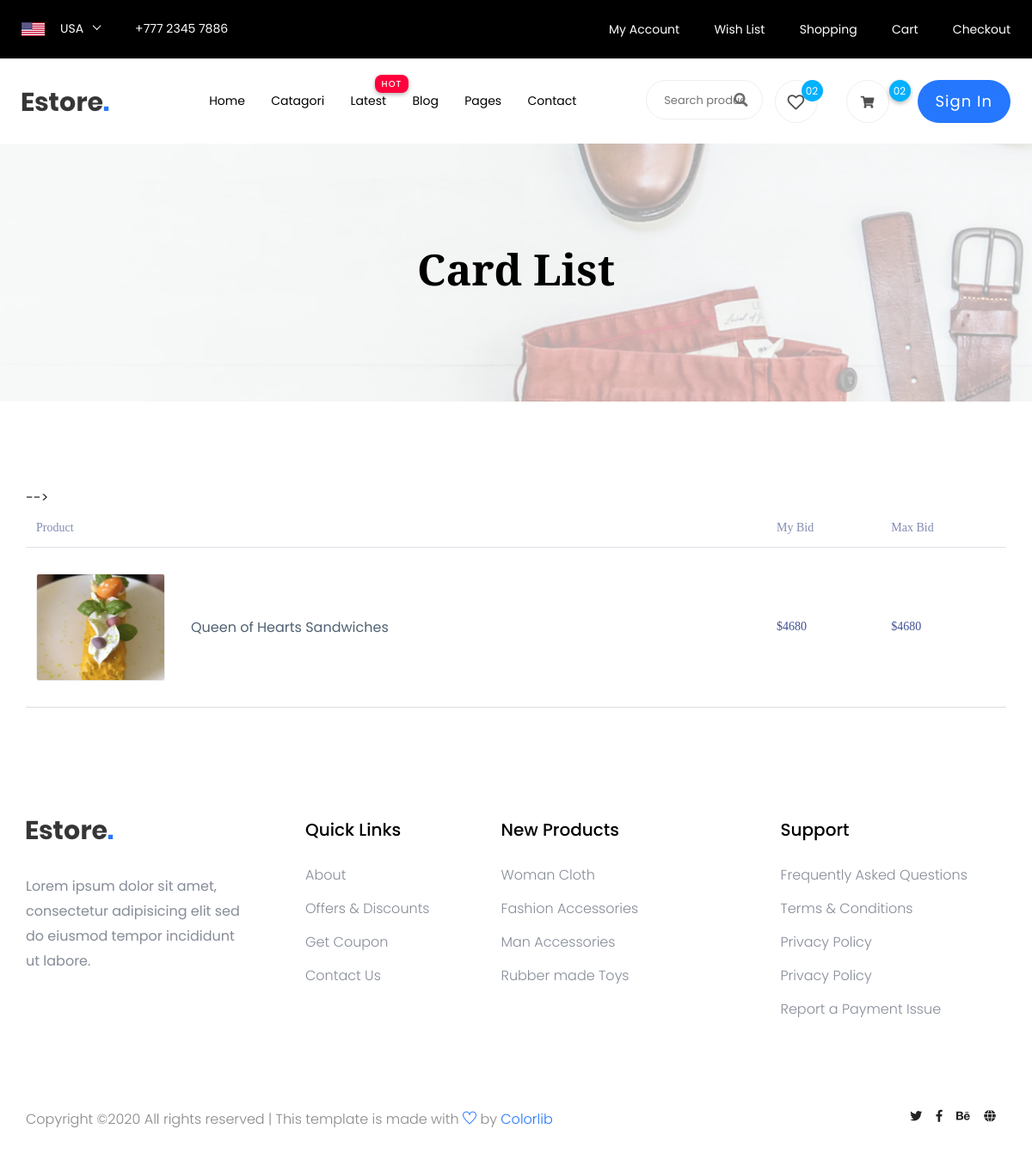
Page /checkout on the committed database.
### tables this page shows
CREATE TABLE Project (PROJECT_ID INT PRIMARY KEY UNIQUE NOT NULL, "S.NO." INT UNIQUE NOT NULL, TITLE VARCHAR (255), CONTENT VARCHAR (255) NOT NULL, OWNER_ID INT NOT NULL REFERENCES Users (UserID), COST INT, AUTHOR VARCHAR (255) NOT NULL, RATING INT NOT NULL, Image VARCHAR);

### data.py (the view)
@app.route('/checkout', methods = ['Get','POST'])
def checkout():
   df = getallBids()
   return render_template('/checkout.html',data = df)

### data.py (called while the page is built)
def query_db(q):
   conn = sqlite3.connect('projectables.db')
   c = conn.cursor()
   c.execute(q)
   query=c.fetchall()
   df = pd.DataFrame(query,columns=['PROJECT_ID','[S.NO.]','TITLE','CONTENT','OWNER_ID','COST','AUTHOR','RATING','Image'])
   return(df)

def getMaxBid(val = currentProductId):
   q2 = f'''SELECT MAX(BidValue) FROM Bidding WHERE ProjectID = {val};'''
   conn = sqlite3.connect('projectables.db')
   c = conn.cursor()
   try:
      c.execute(q2)
      query = c.fetchall()
      return(query[0][0])
   except:
      return 0

def getallBids():
   q = f'''SELECT BidId,MAX(BidValue),UserID,ProjectID FROM Bidding GROUP BY UserID,ProjectID HAVING userid={UserID}'''
   conn = sqlite3.connect('projectables.db')
   c = conn.cursor()
   c.execute(q)
   query=c.fetchall()
   dfFinal = pd.DataFrame(columns = ['PROJECT_ID','[S.NO.]','TITLE','CONTENT','OWNER_ID','COST','AUTHOR','RATING','Image','maxBid'])
   try:
      abX = []
      for i in query:
         q=str(f'''SELECT * FROM Project WHERE (PROJECT_ID = "{i[3]}")''')
         ab = query_db(q)
         ab['maxBid'] = getMaxBid(i[3])
         ab['myBid'] = i[1]
         print(ab)
         abX.append(ab)
      dfFinal = pd.concat(abX)
      return dfFinal
   except:
      return dfFinal

### templates/checkout.html (shortened to what this page needs)
<!doctype html>
<html lang="zxx">
<head>
      <link rel="stylesheet" href="static/css/bootstrap.min.css">
      <link rel="stylesheet" href="static/css/owl.carousel.min.css">
      <link rel="stylesheet" href="static/css/flaticon.css">
      <link rel="stylesheet" href="static/css/slicknav.css">
      <link rel="stylesheet" href="static/css/animate.min.css">
      <link rel="stylesheet" href="static/css/magnific-popup.css">
      <link rel="stylesheet" href="static/css/fontawesome-all.min.css">
      <link rel="stylesheet" href="static/css/themify-icons.css">
      <link rel="stylesheet" href="static/css/slick.css">
      <link rel="stylesheet" href="static/css/nice-select.css">
      <link rel="stylesheet" href="static/css/style.css">
</head>
<body>
  <header>
   <div class="header-area">
        <div class="main-header ">
            <div class="header-top top-bg d-none d-lg-block">
               <div class="container-fluid">
                   <div class="col-xl-12">
                        <div class="row d-flex justify-content-between align-items-center">
                            <div class="header-info-left d-flex">
                                <div class="flag">
                                    <img src="static/img/icon/header_icon.png" alt="">
                                </div>
                                <div class="select-this">
                                </div>
                                <ul class="contact-now">
                                    <li>+777 2345 7886</li>
                                </ul>
                            </div>
                            <div class="header-info-right">
                               <ul>
                                   <li><a href="{{ url_for('login') }}">My Account </a></li>
                                   <li><a href="{{ url_for('product_list') }}">Wish List  </a></li>
                                   <li><a href="{{ url_for('cart') }}">Shopping</a></li>
                                   <li><a href="{{ url_for('cart') }}">Cart</a></li>
                                   <li><a href="{{ url_for('checkout') }}">Checkout</a></li>
                               </ul>
                            </div>
                        </div>
                   </div>
               </div>
            </div>
           <div class="header-bottom  header-sticky">
                <div class="container-fluid">
                    <div class="row align-items-center">
                        <div class="col-xl-1 col-lg-1 col-md-1 col-sm-3">
                            <div class="logo">
                              <a href="{{ url_for('index_page') }}"><img src="static/img/logo/logo.png" alt=""></a>
                            </div>
                        </div>
                        <div class="col-xl-6 col-lg-8 col-md-7 col-sm-5">
                            <div class="main-menu f-right d-none d-lg-block">
                                <nav>
                                    <ul id="navigation">
                                        <li><a href="{{ url_for('index_page') }}">Home</a></li>
                                        <li><a href="{{ url_for('Catagori') }}">Catagori</a></li>
                                        <li class="hot"><a href="#">Latest</a>
                                        </li>
                                        <li><a href="{{ url_for('blog') }}">Blog</a>
                                        </li>
                                        <li><a href="#">Pages</a>
                                        </li>
                                        <li><a href="{{ url_for('contact') }}">Contact</a></li>
                                    </ul>
                                </nav>
                            </div>
                        </div>
                        <div class="col-xl-5 col-lg-3 col-md-3 col-sm-3 fix-card">
                            <ul class="header-right f-right d-none d-lg-block d-flex justify-content-between">
                                <li class="d-none d-xl-block">
                                    <div class="form-box f-right ">
                                        <input type="text" name="Search" placeholder="Search products">
                                        <div class="search-icon">
                                            <i class="fas fa-search special-tag"></i>
                                        </div>
                                    </div>
                                 </li>
                                <li class=" d-none d-xl-block">
                                    <div class="favorit-items">
                                        <i class="far fa-heart"></i>
                                    </div>
                                </li>
                                <li>
                                    <div class="shopping-card">
                                        <a href="{{ url_for('cart') }}"><i class="fas fa-shopping-cart"></i></a>
                                    </div>
                                </li>
                               <li class="d-none d-lg-block"> <a href="#" class="btn header-btn">Sign in</a></li>
                            </ul>
                        </div>
                        <div class="col-12">
                        </div>
                    </div>
                </div>
           </div>
        </div>
   </div>
  </header>
  <div class="slider-area ">
    <div class="single-slider slider-height2 d-flex align-items-center" data-background="static/img/hero/category.jpg">
        <div class="container">
            <div class="row">
                <div class="col-xl-12">
                    <div class="hero-cap text-center">
                        <h2>Card List</h2>
                    </div>
                </div>
            </div>
        </div>
    </div>
  </div>
  <section class="cart_area section_padding">
    <div class="container">
      <div class="cart_inner">
        <div class="table-responsive">
          <table class="table">
            <thead>
              <tr>
                <th scope="col">Product</th>
                <th scope="col">My Bid</th>
                <th scope="col">Max Bid</th>
              </tr>
            </thead>
            <tbody>
              {% for key,value in data.iterrows() %}
              <tr>
                <td>
                  <div class="media">
                    <div class="d-flex">
                      <img src="static\img\product\{{value['Image']}}" alt="" />
                    </div>
                    <div class="media-body">
                      <p>{{ value['TITLE'] }}</p>
                    </div>
                  </div>
                </td>
                <td>
                  <h5>${{ value['myBid'] }}</h5>
                </td>
                <td>
                  <h5>${{ value['maxBid'] }}</h5>
                </td>
              </tr>
              {% endfor %}
            </tbody>
          </table>
        </div>
      </div>
  </section>
<footer>
    <div class="footer-area footer-padding2">
        <div class="container">
            <div class="row d-flex justify-content-between">
                <div class="col-xl-3 col-lg-3 col-md-5 col-sm-6">
                   <div class="single-footer-caption mb-50">
                     <div class="single-footer-caption mb-30">
                         <div class="footer-logo">
                             <a href="{{ url_for('index_page') }}"><img src="static/img/logo/logo2_footer.png" alt=""></a>
                         </div>
                         <div class="footer-tittle">
                             <div class="footer-pera">
                                 <p>Lorem ipsum dolor sit amet, consectetur adipisicing elit sed do eiusmod tempor incididunt ut labore.</p>
                            </div>
                         </div>
                     </div>
                   </div>
                </div>
                <div class="col-xl-2 col-lg-3 col-md-3 col-sm-5">
                    <div class="single-footer-caption mb-50">
                        <div class="footer-tittle">
                            <h4>Quick Links</h4>
                            <ul>
                                <li><a href="#">About</a></li>
                                <li><a href="#"> Offers & Discounts</a></li>
                                <li><a href="#"> Get Coupon</a></li>
                                <li><a href="#">  Contact Us</a></li>
                            </ul>
                        </div>
                    </div>
                </div>
                <div class="col-xl-3 col-lg-3 col-md-4 col-sm-7">
                    <div class="single-footer-caption mb-50">
                        <div class="footer-tittle">
                            <h4>New Products</h4>
                            <ul>
                                <li><a href="#">Woman Cloth</a></li>
                                <li><a href="#">Fashion Accessories</a></li>
                                <li><a href="#"> Man Accessories</a></li>
                                <li><a href="#"> Rubber made Toys</a></li>
                            </ul>
                        </div>
                    </div>
                </div>
                <div class="col-xl-3 col-lg-3 col-md-5 col-sm-7">
                    <div class="single-footer-caption mb-50">
                        <div class="footer-tittle">
                            <h4>Support</h4>
                            <ul>
                             <li><a href="#">Frequently Asked Questions</a></li>
                             <li><a href="#">Terms & Conditions</a></li>
                             <li><a href="#">Privacy Policy</a></li>
                             <li><a href="#">Privacy Policy</a></li>
                             <li><a href="#">Report a Payment Issue</a></li>
                         </ul>
                        </div>
                    </div>
                </div>
            </div>
            <div class="row">
             <div class="col-xl-7 col-lg-7 col-md-7">
                 <div class="footer-copy-right">
                     <p>
  Copyright &copy;<script>document.write(new Date().getFullYear());</script> All rights reserved | This template is made with <i class="ti-heart" aria-hidden="true"></i> by <a href="https://colorlib.com" target="_blank">Colorlib</a>
  </p>                   </div>
             </div>
              <div class="col-xl-5 col-lg-5 col-md-5">
                 <div class="footer-copy-right f-right">
                     <div class="footer-social">
                         <a href="#"><i class="fab fa-twitter"></i></a>
                         <a href="#"><i class="fab fa-facebook-f"></i></a>
                         <a href="#"><i class="fab fa-behance"></i></a>
                         <a href="#"><i class="fas fa-globe"></i></a>
                     </div>
                 </div>
             </div>
         </div>
        </div>
    </div>
</footer>
</body>
</html>

### rows in the picture
Project: Image (picture), TITLE "Queen of Hearts Sandwiches"

### other values in the picture
{{ value['myBid'] }} "4680"
{{ value['maxBid'] }} "4680"
